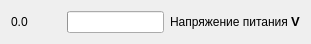
    <widget class="QWidget" name="layoutWidget">
     <property name="geometry">
      <rect>
       <x>11</x>
       <y>10</y>
       <width>311</width>
       <height>23</height>
      </rect>
     </property>
     <layout class="QHBoxLayout" name="horizontalLayout">
      <item>
       <widget class="QLabel" name="label">
        <property name="sizePolicy">
         <sizepolicy hsizetype="Fixed" vsizetype="Fixed">
          <horstretch>0</horstretch>
          <verstretch>0</verstretch>
         </sizepolicy>
        </property>
        <property name="minimumSize">
         <size>
          <width>50</width>
          <height>0</height>
         </size>
        </property>
        <property name="text">
         <string>0.0 </string>
        </property>
       </widget>
      </item>
      <item>
       <widget class="QProgressBar" name="progressBar">
        <property name="maximumSize">
         <size>
          <width>108</width>
          <height>16777215</height>
         </size>
        </property>
        <property name="statusTip">
         <string/>
        </property>
        <property name="whatsThis">
         <string notr="true"/>
        </property>
        <property name="value">
         <number>0</number>
        </property>
        <property name="textVisible">
         <bool>false</bool>
        </property>
       </widget>
      </item>
      <item>
       <widget class="QLabel" name="label_3">
        <property name="text">
         <string>&lt;html&gt;&lt;head/&gt;&lt;body&gt;&lt;p&gt;Напряжение питания &lt;span style=&quot; font-size:10pt; font-weight:600;&quot;&gt;V&lt;/span&gt;&lt;/p&gt;&lt;/body&gt;&lt;/html&gt;</string>
        </property>
       </widget>
      </item>
     </layout>
    </widget>
